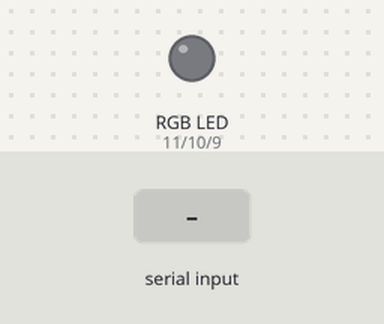
Bench run of a sketch on a simulated Arduino Uno, built with avr-gcc and run on an emulated ATmega328P. On the bench: an RGB LED mixed from three pins (HIGH = lit). The test bench sets the inputs (shaded band). Dim RGB values are drawn brighter than linear.

Above: at 1.2 s.
1.3 s: "90,45&" received over Serial
At 2.5 s:
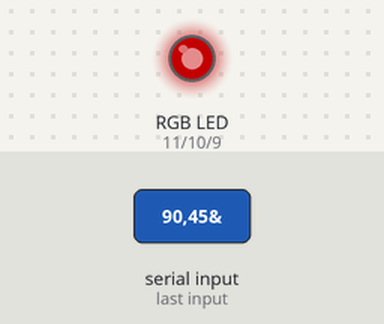
2.8 s: "30,150&" received over Serial
At 3.8 s:
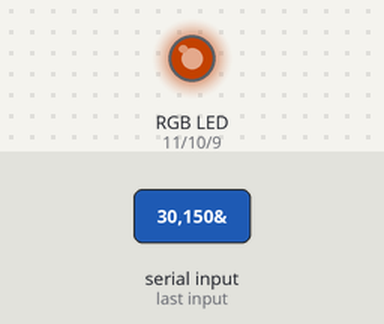
4.3 s: "5&" received over Serial
At 4.8 s:
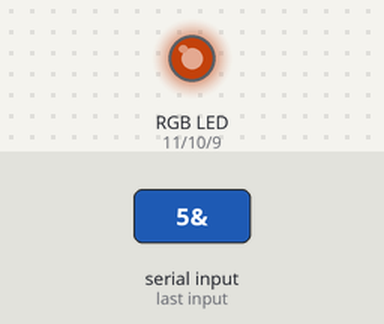
5.8 s: "200&" received over Serial
At 7.0 s:
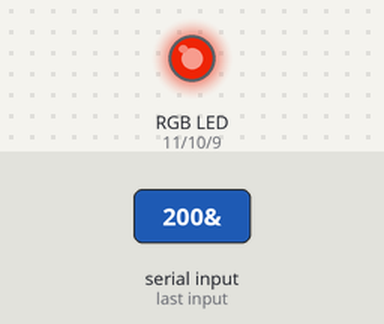
7.3 s: "90&" received over Serial
At 8.3 s:
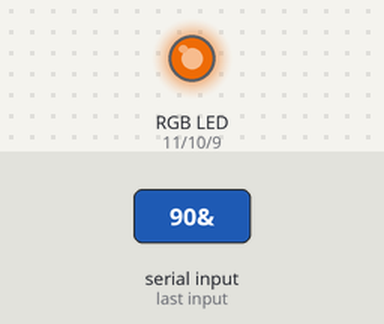
8.8 s: "90,45&" received over Serial
At 9.6 s:
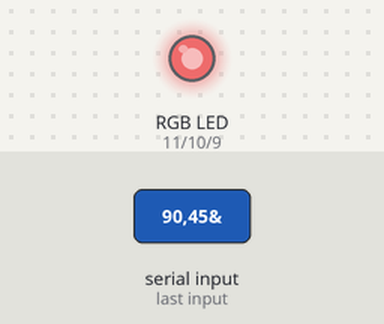
Timing chart, 0 to 11.3 s (numbered marks = the images above; inputs shaded):
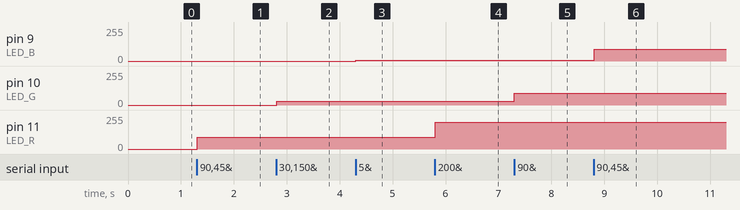

Measured:
- after the input at 1.3 s, pin 11 (LED_R): 0/255 → 90/255 at once
- after the input at 2.8 s, pin 10 (LED_G): 0/255 → 30/255 at once
- after the input at 4.3 s, pin 9 (LED_B): 0/255 → 5/255 at once
- after the input at 5.8 s, pin 11 (LED_R): 90/255 → 200/255 at once
- after the input at 7.3 s, pin 10 (LED_G): 30/255 → 90/255 at once
- after the input at 8.8 s, pin 9 (LED_B): 5/255 → 90/255 at once

The sketch:

WhatRGBReq.ino
```cpp
#define LED_R 11
#define LED_G 10
#define LED_B 9

int getValue;
unsigned int n;
int leds[3] = { 11, 10, 9 };

void setup() {
  // put your setup code here, to run once:
  pinMode(LED_R, OUTPUT);
  pinMode(LED_G, OUTPUT);
  pinMode(LED_B, OUTPUT);
  pinMode(A0, INPUT);
  Serial.begin(9600);
}
void loop() {
  if (Serial.available() > 0) {
    getValue = Serial.readStringUntil('&').toInt();
    if (getValue > 255 && getValue < 0) {
      Serial.println("out of range 255 < value < 0");
    }
    analogWrite(leds[n % 3], getValue);
    n++;
  } else {
  }
}
```
